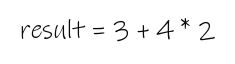
#> input picture eval_dataset/sample_002.png, 235 x 64 px
$ python -i line_segmentation.py   (imports and definitions only)
#> lines starting #> are read from the running program, lines starting #| are printed output that depends on the picture; after the words box and inside, x2 and y2 are one past the last pixel; in counts of white or black regions, pixels touching at a corner belong together
#> further down, picture is the input picture: PIL image 235x64 RGB; min 10, max 255, mean 247.3
"""
Line segmentation for handwritten code images.

Detects individual text lines in a preprocessed handwritten code image
and returns cropped line images with their horizontal offsets.  This
enables TrOCR — which is designed for single-line input — to process
multi-line handwritten code correctly.

Detection strategy:
    1. **Horizontal projection profile** (primary) — sum pixel
       intensities row-by-row to locate text rows vs. inter-line gaps.
    2. **Contour-based grouping** (fallback) — if the projection
       profile yields fewer lines than the image height suggests,
       fall back to ``cv2.findContours`` and cluster bounding boxes
       by Y-coordinate.
    3. Minimum-height filtering removes noise slivers.
    4. Final output is sorted top-to-bottom.
"""

import logging
from typing import List, Tuple

import cv2
import numpy as np
from PIL import Image

logger = logging.getLogger(__name__)

# ── Tunables ────────────────────────────────────────────────────────

_MIN_LINE_HEIGHT_PX = 10
"""Ignore detected regions shorter than this (likely noise)."""

_PROFILE_THRESHOLD_RATIO = 0.02
"""Fraction of the maximum projection value used as the text/gap
threshold.  Rows whose summed intensity falls below
``max_value * ratio`` are treated as gaps."""

_EXPECTED_MIN_LINE_HEIGHT_RATIO = 0.04
"""If the image height divided by the number of detected lines gives
a per-line height smaller than ``image_height * ratio``, the result
is likely an over-segmentation and we keep the projection result
as-is.  Used only in the fallback heuristic."""

_CONTOUR_Y_MERGE_RATIO = 0.5
"""When grouping contours into lines, two bounding boxes whose
vertical overlap exceeds this fraction of the smaller box's height
are considered part of the same text line."""


def segment_lines(
    image: Image.Image,
) -> List[Tuple[Image.Image, int]]:
    """Segment a preprocessed image into individual text lines.

    Args:
        image: A preprocessed PIL Image in RGB mode (already
            grayscale-looking, binarised, and deskewed — i.e. the
            output of :func:`ocr.preprocessing.preprocess_image`).

    Returns:
        A list of ``(cropped_line_image, x_offset)`` tuples sorted
        top-to-bottom.  *cropped_line_image* is an RGB PIL Image
        containing one line of text.  *x_offset* is the horizontal
        pixel offset of the leftmost ink in that line relative to the
        full image, useful for reconstructing indentation later.

        If the image is blank or cannot be segmented, a single-element
        list containing the original image with ``x_offset=0`` is
        returned.

    Raises:
        ValueError: If *image* is ``None``.
    """
    if image is None:
        raise ValueError("Cannot segment lines from a None image")

    width, height = image.size
#> width = 235; height = 64
    logger.debug(
        "segment_lines called — image size %dx%d, mode %s",
        width, height, image.mode,
    )

    # Very small images are unlikely to contain multiple lines.
    if width < 4 or height < 4:
        logger.debug(
            "Image too small (%dx%d) for line segmentation — "
            "returning as single line",
            width, height,
        )
        return [(image, 0)]

    # ── Convert to inverted grayscale (text = white) ────────────
    gray = np.array(image.convert("L"), dtype=np.uint8)
    inverted = cv2.bitwise_not(gray)
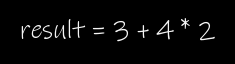
#> inverted: shape (64, 235); min 0, max 245, mean 7.7
    logger.debug("Converted to inverted grayscale — shape %s", inverted.shape)

    # ── Primary: horizontal projection profile ──────────────────
    line_regions = _projection_profile_lines(inverted)
    logger.debug(
        "Projection profile detected %d candidate region(s)",
        len(line_regions),
    )

    # ── Fallback: contour-based detection ───────────────────────
    # If the projection profile found fewer than 2 lines but the
    # image is tall enough to plausibly contain multiple lines,
    # try the contour-based approach.
    if len(line_regions) < 2 and height > _MIN_LINE_HEIGHT_PX * 3:
        logger.debug(
            "Projection profile found <%d lines on a %d-px tall image "
            "— trying contour-based fallback",
            2, height,
        )
        contour_regions = _contour_based_lines(inverted)
        if len(contour_regions) > len(line_regions):
            logger.debug(
                "Contour fallback produced %d lines (better than %d)",
                len(contour_regions), len(line_regions),
            )
            line_regions = contour_regions

    # ── If still nothing useful, return the whole image ─────────
    if not line_regions:
        logger.info(
            "No text lines detected — returning original image as "
            "single line"
        )
        return [(image, 0)]

    # ── Crop and compute x_offsets ──────────────────────────────
    results: List[Tuple[Image.Image, int]] = []
    for y_start, y_end in line_regions:
        cropped, x_offset = _crop_line(image, inverted, y_start, y_end)
        results.append((cropped, x_offset))
        logger.debug(
            "  Line y=[%d, %d] → crop size %s, x_offset=%d",
            y_start, y_end, cropped.size, x_offset,
        )

    logger.info("Segmented image into %d text line(s)", len(results))
    return results


# ── Primary strategy: horizontal projection ─────────────────────────


def _projection_profile_lines(
    inverted: np.ndarray,
) -> List[Tuple[int, int]]:
    """Detect line regions via horizontal projection profile.

    Sums pixel intensities along each row to build a 1-D profile.
    Consecutive rows whose summed value exceeds a threshold are
    grouped into line regions.

    Args:
        inverted: Inverted grayscale image (text pixels are bright).

    Returns:
        List of ``(y_start, y_end)`` tuples for each detected line,
        sorted top-to-bottom.
    """
    h, w = inverted.shape
#> h = 64; w = 235
    profile = inverted.astype(np.int64).sum(axis=1)  # shape (h,)
#> profile = 64 values, max 8520 at index 28, min 0 at index 0, mean 1803.1
    max_val = profile.max()
#> max_val = 8520

    if max_val == 0:
        logger.debug("Projection profile is all-zero — blank image")
        return []

    threshold = int(max_val * _PROFILE_THRESHOLD_RATIO)
#> threshold = 170
    logger.debug(
        "Projection profile — max=%d, threshold=%d", max_val, threshold
    )

    # Walk through rows and collect contiguous above-threshold spans.
    regions: List[Tuple[int, int]] = []
    in_line = False
    start = 0
    for y in range(h):
        if profile[y] > threshold:
            if not in_line:
                start = y
                in_line = True
        else:
            if in_line:
                regions.append((start, y - 1))
                in_line = False
#> after the loop, in_line = False; regions = [(18, 40)]; start = 18
#> in segment_lines, `line_regions = _projection_profile_lines(inverted)`: line_regions = [(18, 40)]
    # Close a region that runs to the bottom edge
    if in_line:
        regions.append((start, h - 1))

    # Filter out tiny noise slivers
    regions = [
        (s, e) for s, e in regions if (e - s + 1) >= _MIN_LINE_HEIGHT_PX
    ]
    return regions


# ── Fallback strategy: contour-based grouping ───────────────────────


def _contour_based_lines(
    inverted: np.ndarray,
) -> List[Tuple[int, int]]:
    """Detect line regions by grouping contour bounding boxes.

    Finds external contours, extracts their bounding rectangles,
    merges boxes that overlap vertically (i.e. belong to the same
    text line), and returns the merged regions sorted top-to-bottom.

    Args:
        inverted: Inverted grayscale image (text pixels are bright).

    Returns:
        List of ``(y_start, y_end)`` tuples for each detected line.
    """
    # Binarize so findContours works reliably.
    _, binary = cv2.threshold(inverted, 30, 255, cv2.THRESH_BINARY)
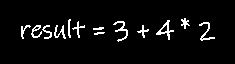
#> binary: shape (64, 235); 5% white in thin lines or dots, all inside (x1, y1, x2, y2) = (21, 18, 215, 42)
    contours, _ = cv2.findContours(
        binary, cv2.RETR_EXTERNAL, cv2.CHAIN_APPROX_SIMPLE
    )
#> contours = 13 contours, 2 with area under 20; largest, box (x1, y1, x2, y2) and area: (156, 20, 174, 40) 96, (113, 21, 128, 42) 50, (199, 22, 215, 41) 47, (31, 25, 42, 38) 44, (54, 25, 66, 39) 34

    if not contours:
        logger.debug("Contour fallback found no contours")
        return []

    # Extract bounding rects and filter by minimum height.
    boxes: List[Tuple[int, int, int, int]] = []
    for cnt in contours:
        x, y, w, h = cv2.boundingRect(cnt)
        if h >= _MIN_LINE_HEIGHT_PX:
            boxes.append((x, y, w, h))
#> this loop made 13 passes
#> (x, y, w, h) on passes 1 to 12: (94, 32, 11, 3), (93, 27, 11, 3), (137, 25, 12, 13), (54, 25, 12, 14), (42, 25, 10, 14), (31, 25, 11, 13), (21, 25, 10, 14), (199, 22, 16, 19), (113, 21, 15, 21), (72, 21, 13, 17), (156, 20, 18, 20), (68, 19, 3, 19)
#> after the loop, boxes = [(137, 25, 12, 13), (54, 25, 12, 14), (42, 25, 10, 14), (31, 25, 11, 13), (21, 25, 10, 14), (199, 22, 16, 19), (113, 21, 15, 21), (72, 21, 13, 17), (156, 20, 18, 20), (68, 19, 3, 19), (181, 18, 9, 11)]

    if not boxes:
        logger.debug("Contour fallback — all bounding boxes below min height")
        return []

    logger.debug(
        "Contour fallback — %d bounding boxes after height filter",
        len(boxes),
    )

    # Sort by Y coordinate then merge overlapping boxes into lines.
    boxes.sort(key=lambda b: b[1])
    merged = _merge_boxes_into_lines(boxes)
    return merged


def _merge_boxes_into_lines(
    boxes: List[Tuple[int, int, int, int]],
) -> List[Tuple[int, int]]:
    """Merge bounding boxes that belong to the same text line.

    Two boxes are merged when their vertical extents overlap by more
    than :data:`_CONTOUR_Y_MERGE_RATIO` of the smaller box's height.

    Args:
        boxes: Bounding rectangles ``(x, y, w, h)`` sorted by *y*.

    Returns:
        Merged ``(y_start, y_end)`` line regions sorted top-to-bottom.
    """
    if not boxes:
        return []

    lines: List[Tuple[int, int]] = []
    cur_y_start = boxes[0][1]
#> cur_y_start = 18
    cur_y_end = boxes[0][1] + boxes[0][3] - 1
#> cur_y_end = 28

    for _, y, _, h in boxes[1:]:
        box_y_end = y + h - 1
        overlap = max(0, min(cur_y_end, box_y_end) - max(cur_y_start, y) + 1)
        smaller_h = min(cur_y_end - cur_y_start + 1, h)

        if smaller_h > 0 and overlap / smaller_h >= _CONTOUR_Y_MERGE_RATIO:
            # Belongs to the same line — extend the region.
            cur_y_end = max(cur_y_end, box_y_end)
        else:
            # New line starts.
            lines.append((cur_y_start, cur_y_end))
            cur_y_start = y
            cur_y_end = box_y_end
#> this loop made 10 passes
#> (y, h, box_y_end, overlap, smaller_h, cur_y_end) on passes 1 to 10: (19, 19, 37, 10, 11, 37), (20, 20, 39, 18, 20, 39), (21, 21, 41, 19, 21, 41), (21, 17, 37, 17, 17, 41), (22, 19, 40, 19, 19, 41), (25, 13, 37, 13, 13, 41), (25, 14, 38, 14, 14, 41), (25, 14, 38, 14, 14, 41), (25, 13, 37, 13, 13, 41), (25, 14, 38, 14, 14, 41)
#> after the loop, lines = []

    lines.append((cur_y_start, cur_y_end))

    # Final height filter
    lines = [
        (s, e) for s, e in lines if (e - s + 1) >= _MIN_LINE_HEIGHT_PX
    ]
#> lines = [(18, 41)]
    lines.sort(key=lambda r: r[0])
    return lines


# ── Shared helpers ──────────────────────────────────────────────────


def _crop_line(
    rgb_image: Image.Image,
    inverted: np.ndarray,
    y_start: int,
    y_end: int,
) -> Tuple[Image.Image, int]:
    """Crop a single line from the original RGB image.

    Also computes the horizontal offset of the leftmost ink pixel
    in the line region.

    Args:
        rgb_image: The original full RGB PIL Image.
        inverted: Inverted grayscale NumPy array of the same image.
        y_start: Top row of the line region (inclusive).
        y_end:   Bottom row of the line region (inclusive).

    Returns:
        ``(cropped_pil, x_offset)`` where *cropped_pil* is the RGB
        crop and *x_offset* is the pixel column of the leftmost ink.
    """
    width = rgb_image.size[0]

    # Compute x_offset from the inverted (text-bright) slice.
    line_slice = inverted[y_start : y_end + 1, :]
    col_profile = line_slice.sum(axis=0)
    non_zero_cols = np.nonzero(col_profile)[0]

    if len(non_zero_cols) > 0:
        x_offset = int(non_zero_cols[0])
    else:
        x_offset = 0
        logger.debug(
            "Line y=[%d, %d] has no ink pixels — x_offset defaulting to 0",
            y_start, y_end,
        )

    # Crop the full width so TrOCR sees the line in its entirety.
    cropped = rgb_image.crop((0, y_start, width, y_end + 1))
    return cropped, x_offset

>>> from PIL import Image
>>> picture = Image.open('../eval_dataset/sample_002.png')
>>> result = segment_lines(picture)
#> the loop in segment_lines, `for y_start, y_end in line_regions:` made 1 pass
#> (y_start, y_end, width in _crop_line, x_offset) on pass 1: (18, 40, 235, 21)
#> pass 1, in _crop_line, `line_slice = inverted[y_start : y_end + 1, :]`:
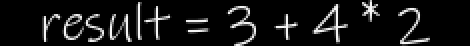
#> line_slice: shape (23, 235) (shown 2 times larger); min 0, max 245, mean 21.3
#> pass 1, in _crop_line, `cropped = rgb_image.crop((0, y_start, width, y_end + 1))`:
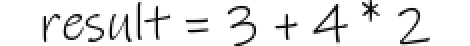
#> cropped: PIL image 235x23 RGB (shown 2 times larger); min 10, max 255, mean 233.7
#> after the loop in segment_lines, `for y_start, y_end in line_regions:`: results = 1 item
#> result = 1 item

$ run again, on eval_dataset/sample_003.png
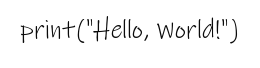
#> input picture eval_dataset/sample_003.png, 260 x 68 px
#> picture is the input picture: PIL image 260x68 RGB; min 10, max 255, mean 245.3
#> profile = 68 values, max 11725 at index 31, min 0 at index 0, mean 2527.2
#> max_val = 11725
#> threshold = 234
#> after the loop in _projection_profile_lines, `for y in range(h):`: in_line = False; regions = [(16, 42)]; start = 16
#> line_regions = [(16, 42)]
#> in _contour_based_lines, `_, binary = cv2.threshold(inverted, 30, 255, cv2.THRESH_BINARY)`:
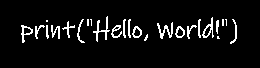
#> binary: shape (68, 260); 6.4% white in thin lines or dots, all inside (x1, y1, x2, y2) = (21, 16, 237, 44)
#> contours = 25 contours, 9 with area under 20; largest, box (x1, y1, x2, y2) and area: (202, 17, 214, 38) 88, (21, 25, 33, 43) 83, (175, 26, 185, 38) 74, (132, 26, 142, 38) 74, (93, 16, 110, 42) 59
#> the loop in _contour_based_lines, `for cnt in contours:` made 25 passes
#> (x, y, w, h) on passes 1 to 8: (217, 36, 3, 3), (144, 34, 4, 7), (175, 26, 10, 12), (132, 26, 10, 12), (187, 25, 10, 14), (111, 25, 11, 13), (51, 25, 9, 14), (46, 25, 3, 14)
#> after the loop in _contour_based_lines, `for cnt in contours:`: boxes = 18 items, first 6: (175, 26, 10, 12), (132, 26, 10, 12), (187, 25, 10, 14), (111, 25, 11, 13), (51, 25, 9, 14), (46, 25, 3, 14)
#> cur_y_start = 16
#> in _merge_boxes_into_lines, `cur_y_end = boxes[0][1] + boxes[0][3] - 1`: cur_y_end = 41
#> the loop in _merge_boxes_into_lines, `for _, y, _, h in boxes[1:]:` made 17 passes
#> (y, h, box_y_end, overlap, smaller_h, cur_y_end) on passes 1 to 8: (17, 21, 37, 21, 21, 41), (19, 25, 43, 23, 25, 43), (19, 19, 37, 19, 19, 43), (19, 19, 37, 19, 19, 43), (19, 19, 37, 19, 19, 43), (19, 24, 42, 24, 24, 43), (20, 14, 33, 14, 14, 43), (21, 17, 37, 17, 17, 43)
#> after the loop in _merge_boxes_into_lines, `for _, y, _, h in boxes[1:]:`: lines = []
#> in _merge_boxes_into_lines, `lines = [ (s, e) for s, e in lines if (e - s + 1) >= _MIN_LINE_HEIGHT_..`: lines = [(16, 43)]
#> the loop in segment_lines, `for y_start, y_end in line_regions:` made 1 pass
#> (y_start, y_end, width in _crop_line, x_offset) on pass 1: (16, 42, 260, 20)
#> pass 1, in _crop_line, `cropped = rgb_image.crop((0, y_start, width, y_end + 1))`:
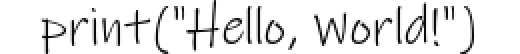
#> cropped: PIL image 260x27 RGB (shown 2 times larger); min 10, max 255, mean 230.5
#> after the loop in segment_lines, `for y_start, y_end in line_regions:`: results = 1 item
